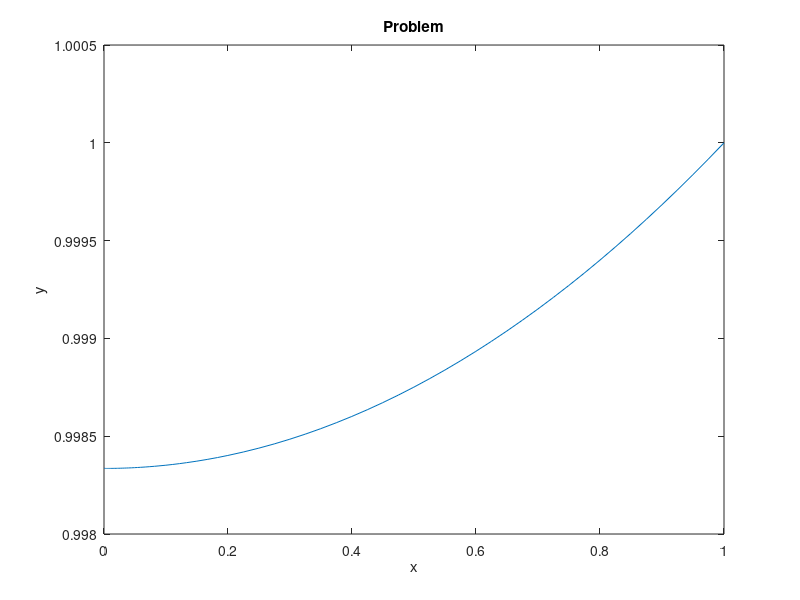

Reproduce this figure in MATLAB.
function nonlin_shooting()
guess = 1;  
phi2 = 0.01;
t =fzero(@residue,guess);
sprintf('The initial value y(0) is %f',t)
x0 =[t;0]; %initial value
tspan =[0,1];
[x,y] = ode45(@prob,tspan,x0);
plot(x,y(:,1));
xlabel('x');
ylabel('y');
title('Problem')
    % define function of first order differential equation system
    function dydx = prob(x,y)
        dydx = zeros(2,1);
        dydx(1) = y(2);
        if x==0
            dydx(2) = phi2*y(1);
        else
            dydx(2) = -2/x*y(2)+phi2*y(1);
        end
    end
    % define function of residue 
    function r = residue(x)
        x0 = [x;0]; % initial condition with guess
        tspan=[0,1];
        [t,y] = ode45(@prob,tspan,x0);
        cal = y(end,1);  % calculate value for bondary condition
        r = cal-1;     % boundary residue
    end
        
end